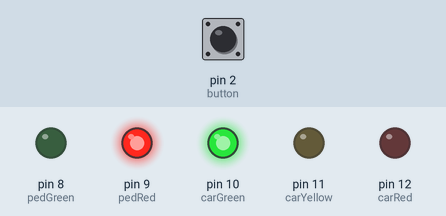
Bench run of a sketch on a simulated Arduino Uno, built with avr-gcc and run on an emulated ATmega328P. On the bench: output pins drawn as LEDs (lit = HIGH). Inputs (shaded band) come from the test bench; at power-on: pin 2 (button) LOW.

Above: at 1.2 s.
1.3 s: pin 2 (button) pulled HIGH for 0.15 s
At 1.6 s:
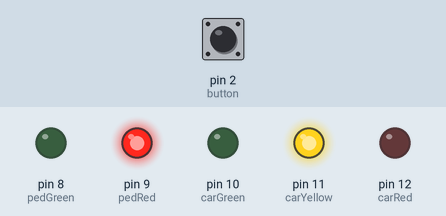
At 5.1 s:
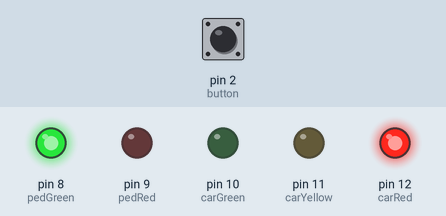
Timing chart, 0 to 10.4 s (numbered marks = the images above; inputs shaded):
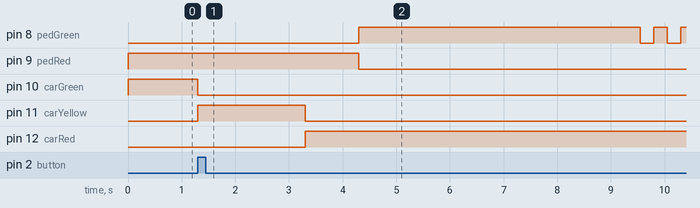

The sketch:

semaforo_interativo.ino
```cpp
//Semáforo interativo

//Semáforo dos carros
int carRed = 12;
int carYellow = 11;
int carGreen = 10;

//Semáforo dos pedestres
int pedRed = 9;
int pedGreen = 8;

//Pino do botão
int button = 2;

//Relações de tempo
int crossTime = 5000;
unsigned long changeTime;

void setup()
{
 pinMode(carRed, OUTPUT);
 pinMode(carYellow, OUTPUT);
 pinMode(carGreen, OUTPUT);
 pinMode(pedRed, OUTPUT);
 pinMode(pedGreen, OUTPUT);
 pinMode(button, INPUT);
 //Configuração inicial do semáforo
 digitalWrite(carGreen, HIGH);
 digitalWrite(pedRed, HIGH);
 changeTime = -5000;
}

void loop()
{
  int state = digitalRead(button);
  if (state == HIGH && (millis() - changeTime) > 5000)
  {
   changeLights();
  }
}

void changeLights()
{
  digitalWrite(carGreen, LOW);
  digitalWrite(carYellow,HIGH);
  delay(2000);

  digitalWrite(carYellow, LOW);
  digitalWrite(carRed, HIGH);
  delay(1000);

  digitalWrite(pedRed, LOW);
  digitalWrite(pedGreen, HIGH);
  delay(crossTime);

  for (int x=0; x<10; x++)
  {
    digitalWrite(pedGreen, HIGH);
    delay(250);
    digitalWrite(pedGreen, LOW);
    delay(250);
  }

  digitalWrite(pedRed, HIGH);
  delay(500);

  digitalWrite(carYellow, HIGH);
  digitalWrite(carRed, LOW);
  delay(1000);
  digitalWrite(carGreen, HIGH);
  digitalWrite(carYellow, LOW);

  changeTime = millis();
}
```

Measured:
- after the input at 1.3 s, pin 8 (pedGreen): goes HIGH 5.3 s, LOW 0.25 s, HIGH 0.25 s, LOW 0.25 s, then HIGH, starting after 3.0 s; pin 9 (pedRed): HIGH → LOW after 3.0 s; pin 10 (carGreen): HIGH → LOW at once; pin 11 (carYellow): LOW → HIGH at once, → LOW 2.0 s later; pin 12 (carRed): LOW → HIGH after 2.0 s
